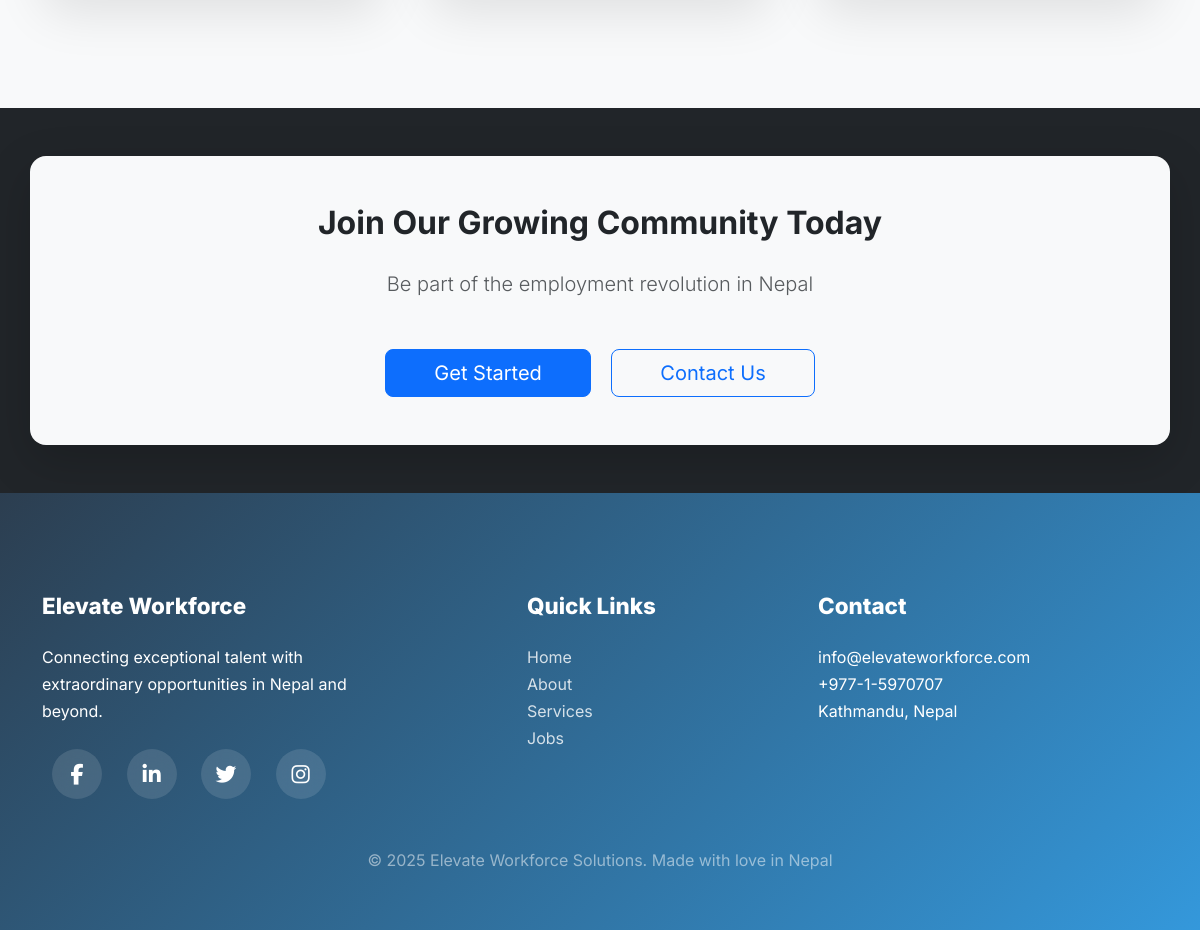
Before: / (lower part) with the older database file.
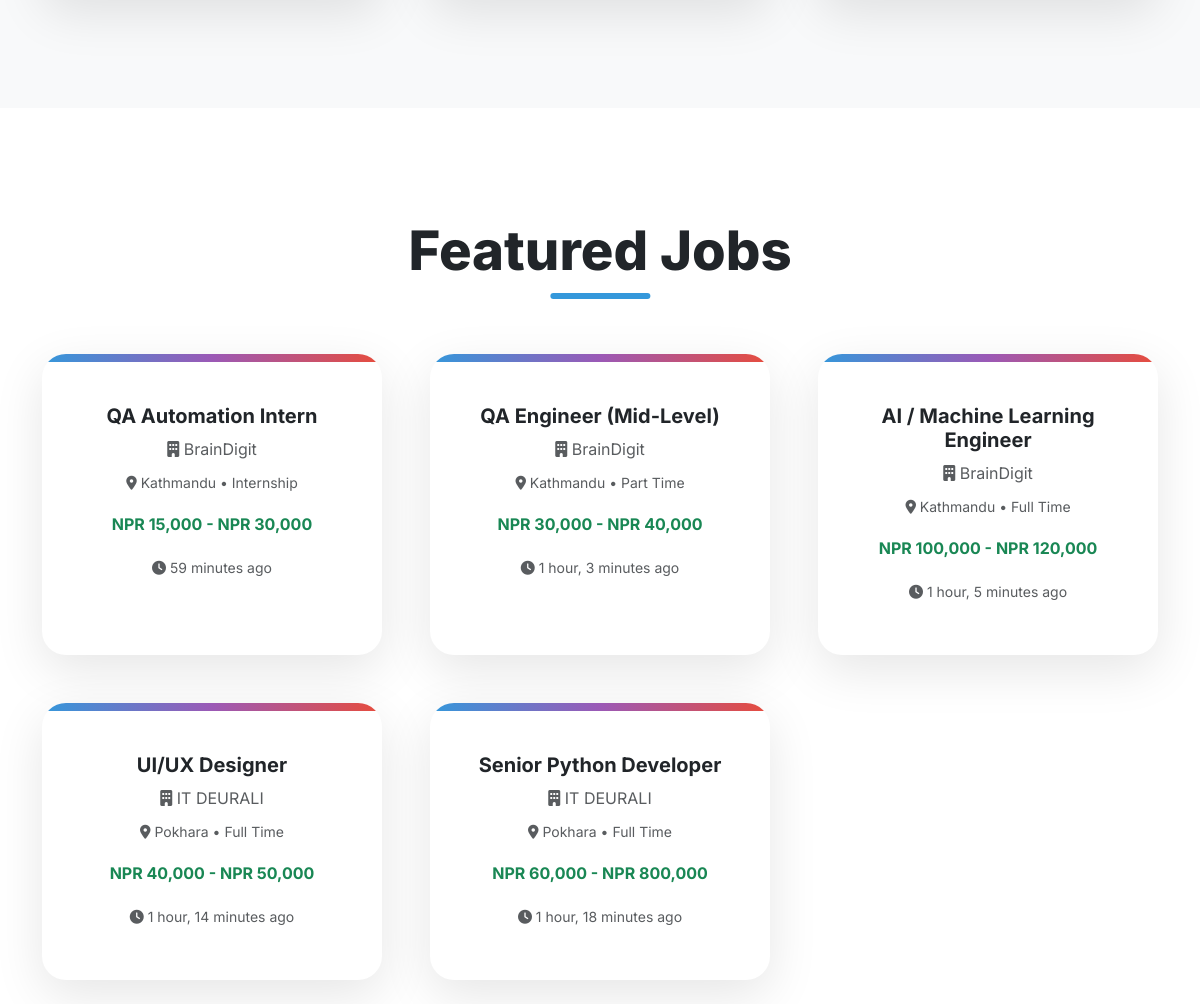
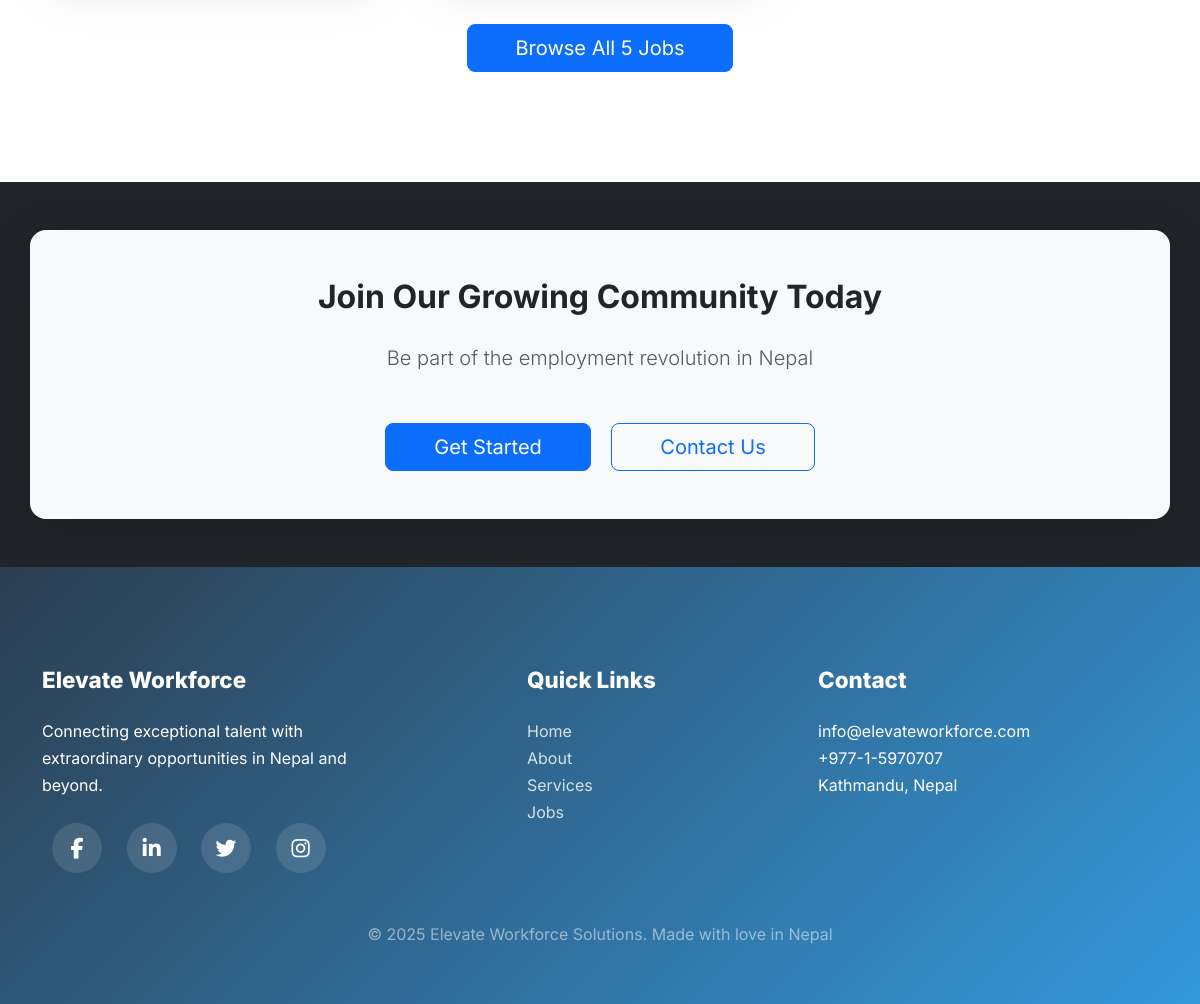
After: the same page with the newer database file (2 pictures, top to bottom).
### jobs/models.py (models this page shows, shortened)
class Job(models.Model):
    JOB_TYPE_CHOICES = (
        ('full_time', 'Full Time'),
        ('part_time', 'Part Time'),
        ('contract', 'Contract'),
        ('internship', 'Internship'),
    )
    EXPERIENCE_LEVEL_CHOICES = (
        ('entry', 'Entry Level'),
        ('mid', 'Mid Level'),
        ('senior', 'Senior'),
        ('executive', 'Executive'),
    )
    company = models.ForeignKey(Company, on_delete=models.CASCADE, related_name='jobs')
    title = models.CharField(max_length=255)
    description = models.TextField()
    requirements = models.TextField(help_text="Enter requirements separated by newlines")
    location = models.CharField(max_length=255)
    salary_min = models.DecimalField(max_digits=10, decimal_places=2, blank=True, null=True)
    salary_max = models.DecimalField(max_digits=10, decimal_places=2, blank=True, null=True)
    job_type = models.CharField(max_length=20, choices=JOB_TYPE_CHOICES)
    experience_level = models.CharField(max_length=20, choices=EXPERIENCE_LEVEL_CHOICES)
    is_active = models.BooleanField(default=True)
    posted_at = models.DateTimeField(auto_now_add=True)
    updated_at = models.DateTimeField(auto_now=True)
    deadline = models.DateTimeField(blank=True, null=True)
    total_positions = models.IntegerField(default=1)
    class Meta:
        db_table = 'jobs'
        verbose_name_plural = 'Jobs'
        ordering = ['-posted_at']
        indexes = [
            models.Index(fields=['company', 'is_active']),
            models.Index(fields=['job_type']),
        ]
    def get_salary_range(self):
        if self.salary_min and self.salary_max:
            return f"NPR {self.salary_min:,.0f} - NPR {self.salary_max:,.0f}"
        elif self.salary_min:
            return f"From NPR {self.salary_min:,.0f}"
        elif self.salary_max:
            return f"Up to NPR {self.salary_max:,.0f}"
        return "Salary Not Specified"

### companies/models.py (models this page shows, shortened)
class Company(models.Model):
    COMPANY_STATUS_CHOICES = (
        ('active', 'Active'),
        ('inactive', 'Inactive'),
        ('suspended', 'Suspended'),
    )
    user = models.OneToOneField(User, on_delete=models.CASCADE, related_name='company_profile')
    company_name = models.CharField(max_length=255, unique=True)
    description = models.TextField()
    website = models.URLField(blank=True, null=True)
    industry = models.CharField(max_length=100)
    location = models.CharField(max_length=255)
    company_size = models.CharField(max_length=50, blank=True, null=True)
    logo = models.ImageField(upload_to='company_logos/', blank=True, null=True)
    status = models.CharField(max_length=20, choices=COMPANY_STATUS_CHOICES, default='active')
    verified = models.BooleanField(default=False)
    created_at = models.DateTimeField(auto_now_add=True)
    updated_at = models.DateTimeField(auto_now=True)
    class Meta:
        db_table = 'companies'
        verbose_name_plural = 'Companies'
        ordering = ['-created_at']

### JobPortal/views.py (the view)
# urls.py: 2. Add a URL to urlpatterns:  path('', views.home, name='home')
def home(request):
    featured_jobs = Job.objects.filter(is_active=True).order_by('-posted_at')[:6]
    total_jobs = Job.objects.filter(is_active=True).count()
    context = {
        'featured_jobs': featured_jobs,
        'total_jobs': total_jobs,
    }
    return render(request, 'home.html', context)

### templates/home.html (shortened to what this page needs)
{% extends "base.html" %}
{% block content %}
<section class="section-wrapper bg-light">
</section>
{% if featured_jobs %}
<section class="section-wrapper">
    <div class="container">
        <div class="section-title">
            <h2>Featured Jobs</h2>
        </div>
        <div class="row g-5">
            {% for job in featured_jobs %}
            <div class="col-lg-4 col-md-6">
                <div class="job-card" onclick="window.location='{% url 'jobs:job_detail' job.pk %}'">
                    <h5 class="fw-bold">{{ job.title }}</h5>
                    <p class="text-muted mb-2"><i class="fas fa-building"></i> {{ job.company.company_name }}</p>
                    <p class="small text-muted">
                        <i class="fas fa-map-marker-alt"></i> {{ job.location }} • {{ job.get_job_type_display }}
                    </p>
                    {% if job.salary_min and job.salary_max %}
                    <p class="fw-bold text-success mt-3">{{ job.get_salary_range }}</p>
                    {% endif %}
                    <small class="text-muted"><i class="fas fa-clock"></i> {{ job.posted_at|timesince }} ago</small>
                </div>
            </div>
            {% endfor %}
        </div>
        <div class="text-center mt-5">
            <a href="{% url 'jobs:job_list' %}" class="btn btn-primary btn-lg px-5">Browse All {{ total_jobs }} Jobs</a>
        </div>
    </div>
</section>
{% endif %}
<div class="bg-dark py-5">
    <div class="container text-center py-5 bg-light rounded-4 shadow-lg">
        <h2 class="mb-4 fw-bold">Join Our Growing Community Today</h2>
        <p class="lead mb-5 text-muted">Be part of the employment revolution in Nepal</p>
        {% if not user.is_authenticated %}
        <div>
            <a href="{% url 'accounts:register' %}" class="btn btn-primary btn-lg me-3 px-5">Get Started</a>
            <a href="{% url 'contact' %}" class="btn btn-outline-primary btn-lg px-5">Contact Us</a>
        </div>
        {% else %}
            {% if user.is_company %}
            <a href="{% url 'jobs:create_job' %}" class="btn btn-primary btn-lg px-5">Post a Job</a>
            {% else %}
            <a href="{% url 'jobs:job_list' %}" class="btn btn-primary btn-lg px-5">Explore Jobs</a>
            {% endif %}
        {% endif %}
    </div>
</div>
{% endblock %}

Changed rows visible on the page:
added Job: title "QA Automation Intern", company.company_name "BrainDigit", location "Kathmandu", job_type "Internship", get_salary_range "NPR 15,000 - NPR 30,000", posted_at "59 minutes"
added Job: title "QA Engineer (Mid-Level)", company.company_name "BrainDigit", location "Kathmandu", job_type "Part Time", get_salary_range "NPR 30,000 - NPR 40,000", posted_at "1 hour, 3 minutes"
added Job: title "AI / Machine Learning Engineer", company.company_name "BrainDigit", location "Kathmandu", job_type "Full Time", get_salary_range "NPR 100,000 - NPR 120,000", posted_at "1 hour, 5 minutes"
added Job: title "UI/UX Designer", company.company_name "IT DEURALI", location "Pokhara", job_type "Full Time", get_salary_range "NPR 40,000 - NPR 50,000", posted_at "1 hour, 14 minutes"
added Job: title "Senior Python Developer", company.company_name "IT DEURALI", location "Pokhara", job_type "Full Time", get_salary_range "NPR 60,000 - NPR 800,000", posted_at "1 hour, 18 minutes"
Other visible differences:
{{ total_jobs }}: (not shown) → "5"
text now shown: "Featured Jobs Browse All Jobs"
